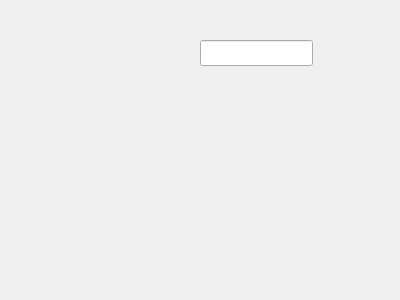
<?xml version="1.0" encoding="UTF-8"?>
<ui version="4.0">
 <class>InputDialogshot</class>
 <widget class="QWidget" name="InputDialogshot">
  <property name="geometry">
   <rect>
    <x>0</x>
    <y>0</y>
    <width>400</width>
    <height>300</height>
   </rect>
  </property>
  <property name="windowTitle">
   <string>Form</string>
  </property>
  <widget class="QLineEdit" name="lineShotName">
   <property name="geometry">
    <rect>
     <x>200</x>
     <y>40</y>
     <width>113</width>
     <height>26</height>
    </rect>
   </property>
  </widget>
 </widget>
 <resources/>
 <connections/>
</ui>
